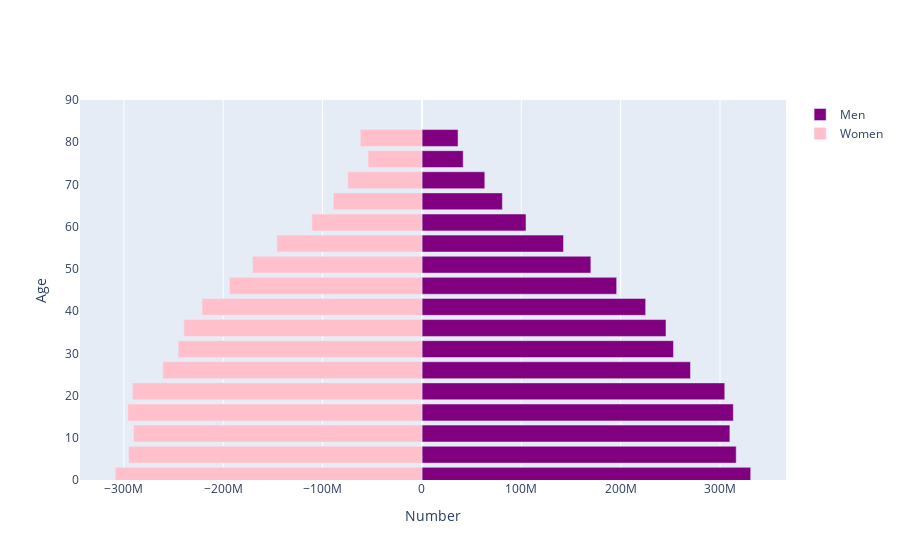

This figure's notebook cell:
### Markdown cell above
### Create population_pyramid function
        
Creates a population pyramid using a dataframe corresponding to a given year and country or the world population

### Code cell
import plotly.offline as py
import plotly.graph_objs as go

py.init_notebook_mode(connected=True)


def population_pyramid(dataframe):
    layout = go.Layout(barmode='overlay',
                   yaxis=go.layout.YAxis(range=[0, 90], title='Age'),
                   xaxis=go.layout.XAxis(title='Number'))

    year = dataframe.index[0]

    bins = [go.Bar(x = dataframe.loc[str(year),:].filter(regex="Male").values,
               y = [int(s[:2])+1 for s in age_ranges],
               orientation='h',
               name='Men',
               marker=dict(color='purple'),
               hoverinfo='skip'
               ),

    go.Bar(x = -dataframe.loc[str(year),:].filter(regex="Female").values,
               y=[int(s[:2])+1 for s in age_ranges],
               orientation='h',
               name='Women',
               marker=dict(color='pink'),
               hoverinfo='skip',
               )
        ]
    py.iplot(dict(data=bins, layout=layout))
    
population_pyramid(population_df(2008, "GBR"))

### Figure 1 — Plotly figure (JSON) as saved in the notebook; plotly's stock layout.template omitted (floating-point values rounded to 4 significant figures)
{"data": [{"hoverinfo": "skip", "marker": {"color": "purple"}, "name": "Men", "orientation": "h", "type": "bar", "x": [330870369, 316287094, 309906090, 313386351, 304771450, 270286669, 253155153, 245625510, 225156305, 195970798, 170000557, 142495477, 104742036, 80970457, 63261656, 41513465, 36356215], "y": [1, 6, 11, 16, 21, 26, 31, 36, 41, 46, 51, 56, 61, 66, 71, 76, 81]}, {"hoverinfo": "skip", "marker": {"color": "pink"}, "name": "Women", "orientation": "h", "type": "bar", "x": [-308601599, -295214541, -290232318, -295954046, -291383915, -260721686, -245461887, -239607155, -221241964, -193690900, -170498344, -146017181, -110758552, -89109625, -74622378, -54260962, -62058514], "y": [1, 6, 11, 16, 21, 26, 31, 36, 41, 46, 51, 56, 61, 66, 71, 76, 81]}], "layout": {"barmode": "overlay", "xaxis": {"title": {"text": "Number"}}, "yaxis": {"range": [0, 90], "title": {"text": "Age"}}}}
